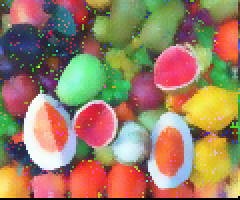
#> input picture General_format/Evaluation/out/out2b.bmp, 120 x 100 px (shown 2 times larger)
$ python Same.py
#> lines starting #> are read from the running program, lines starting #| are printed output that depends on the picture
import cv2
import numpy as np

file1 = "./out/out2b.bmp"
file2 = "./out/new_s2.bmp"

image1 = cv2.imread(file1)
#> image1 is the input picture: shape (100, 120, 3); mean B, G, R 99.2, 126.9, 154.8
image2 = cv2.imread(file2)
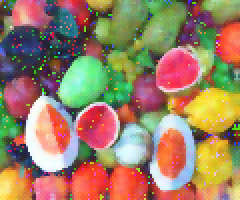
#> input picture General_format/Evaluation/out/new_s2.bmp, 120 x 100 px (shown 2 times larger)
#> image2 is the input picture: shape (100, 120, 3); mean B, G, R 100.5, 128.3, 156.1
difference = cv2.subtract(image1, image2)
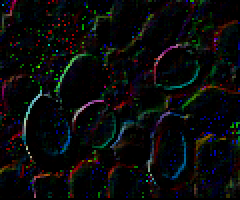
#> difference: shape (100, 120, 3) (shown 2 times larger); mean B, G, R 11.1, 10.6, 9.9
print(difference)
#> (printed output is left out)
result = not np.any(difference)
#> result = False

if result is True:
    print("Same!!\n")
else:
    print("Not Same\n")
